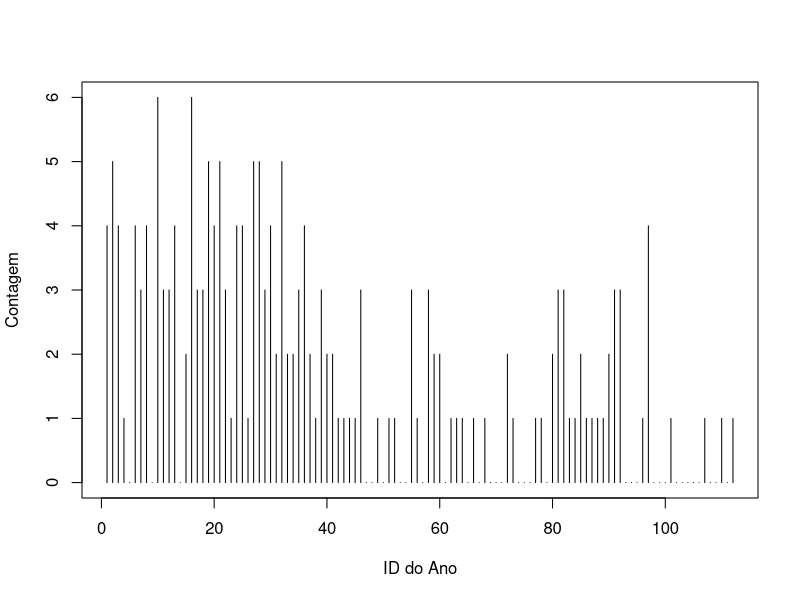

Here is the R script that generated this plot:
data <- list(
  ID = c("1", "2", "3", "4", "5", "6", "7", "8", "9", "10", "11",
         "12", "13", "14", "15", "16", "17", "18", "19", "20", "21",
         "22", "23", "24", "25", "26", "27", "28", "29", "30", "31",
         "32", "33", "34", "35", "36", "37", "38", "39", "40", "41",
         "42", "43", "44", "45", "46", "47", "48", "49", "50", "51",
         "52", "53", "54", "55", "56", "57", "58", "59", "60", "61",
         "62", "63", "64", "65", "66", "67", "68", "69", "70", "71",
         "72", "73", "74", "75", "76", "77", "78", "79", "80", "81",
         "82", "83", "84", "85", "86", "87", "88", "89", "90", "91",
         "92", "93", "94", "95", "96", "97", "98", "99", "100", "101",
         "102", "103", "104", "105", "106", "107", "108", "109", "110",
         "111", "112"),
  Ano = as.integer(c(1851, 1852, 1853, 1854, 1855, 1856, 1857,
                     1858, 1859, 1860, 1861, 1862, 1863, 1864, 1865, 1866, 1867,
                     1868, 1869, 1870, 1871, 1872, 1873, 1874, 1875, 1876, 1877,
                     1878, 1879, 1880, 1881, 1882, 1883, 1884, 1885, 1886, 1887,
                     1888, 1889, 1890, 1891, 1892, 1893, 1894, 1895, 1896, 1897,
                     1898, 1899, 1900, 1901, 1902, 1903, 1904, 1905, 1906, 1907,
                     1908, 1909, 1910, 1911, 1912, 1913, 1914, 1915, 1916, 1917,
                     1918, 1919, 1920, 1921, 1922, 1923, 1924, 1925, 1926, 1927,
                     1928, 1929, 1930, 1931, 1932, 1933, 1934, 1935, 1936, 1937,
                     1938, 1939, 1940, 1941, 1942, 1943, 1944, 1945, 1946, 1947,
                     1948, 1949, 1950, 1951, 1952, 1953, 1954, 1955, 1956, 1957,
                     1958, 1959, 1960, 1961, 1962)),
  Contagem = c(4, 5, 4, 1, 0, 4, 3, 4, 0, 6, 3, 3, 4, 0, 2, 6, 3, 3, 5,
               4, 5, 3, 1, 4, 4, 1, 5, 5, 3, 4, 2, 5, 2, 2, 3, 4, 2, 1, 3, 2, 2,
               1, 1, 1, 1, 3, 0, 0, 1, 0, 1, 1, 0, 0, 3, 1, 0, 3, 2, 2, 0, 1, 1,
               1, 0, 1, 0, 1, 0, 0, 0, 2, 1, 0, 0, 0, 1, 1, 0, 2, 3, 3, 1, 1, 2,
               1, 1, 1, 1, 2, 3, 3, 0, 0, 0, 1, 4, 0, 0, 0, 1, 0, 0, 0, 0, 0, 1,
               0, 0, 1, 0, 1)
)
df <- as.data.frame(data)
df
plot(1:112,df$Contagem,type="h",xlab="ID do Ano",ylab="Contagem")
